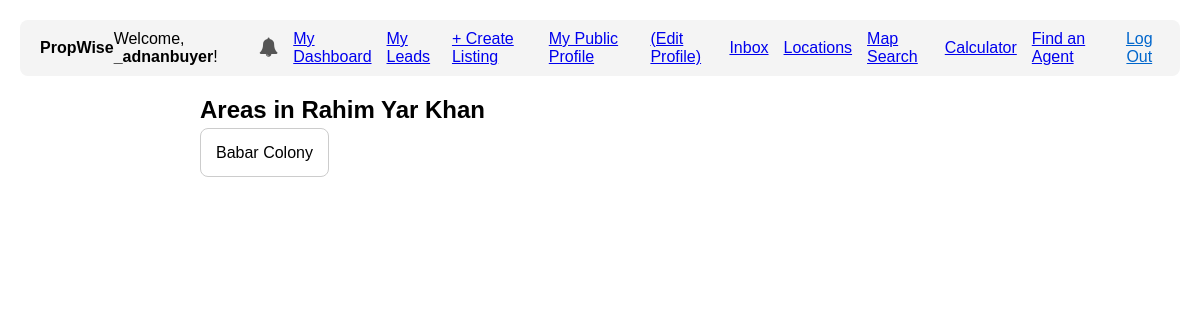
Screenshot of /locations/2/ (signed in) with the database file from the repository.
### accounts/models.py (models this page shows, shortened)
class User(AbstractUser):
    is_agent = models.BooleanField('Is agent', default=False)
    is_buyer = models.BooleanField('Is buyer', default=True) # By default, users are buyers
    phone_number = models.CharField(max_length=20, blank=True)
    profile_picture = models.ImageField(upload_to='profile_pics/', blank=True, null=True)
    favorites = models.ManyToManyField(
        Property,
        related_name="favorited_by",
        blank=True
    )

### locations/models.py (models this page shows, shortened)
class City(models.Model):
    name = models.CharField(max_length=100, unique=True)
    class Meta:
        verbose_name_plural = "Cities" # Fixes "Citys" in the admin panel

class Area(models.Model):
    name = models.CharField(max_length=150)
    city = models.ForeignKey(City, on_delete=models.CASCADE, related_name="areas")
    description = models.TextField(
        blank=True,
        null=True,
        help_text="A detailed description of the neighborhood (e.g., amenities, lifestyle)."
    )
    latitude = models.DecimalField(
        max_digits=9,
        decimal_places=6,
        null=True,
        blank=True,
        help_text="Latitude for the map (e.g., 31.470510)"
    )
    longitude = models.DecimalField(
        max_digits=9,
        decimal_places=6,
        null=True,
        blank=True,
        help_text="Longitude for the map (e.g., 74.394170)"
    )
    class Meta:
        unique_together = ('name', 'city')

### locations/views.py (the view)
# urls.py: path('<int:city_pk>/', views.city_detail_view, name='city_detail'),
def city_detail_view(request, city_pk):
    city = get_object_or_404(City, pk=city_pk)
    areas_in_city = city.areas.all().order_by('name')
    context = {
        'city': city,
        'areas': areas_in_city
    }
    return render(request, 'locations/city_detail.html', context)

### accounts/context_processors.py (called while the page is built)
def notifications(request):
    if request.user.is_authenticated:
        unread_notifs = Notification.objects.filter(
            recipient=request.user,
            is_read=False
        )
        return {
            'notification_count': unread_notifs.count(),
            'notification_list': unread_notifs[:5] # Only show the top 5 in the dropdown
        }
    return {}

### locations/templates/locations/city_detail.html
{% extends 'base.html' %}
{% block content %}
<div class="container" style="margin-top: 20px;">
    <div style="max-width: 800px; margin: auto;">
        <h2 style="margin-bottom: 20px;">Areas in {{ city.name }}</h2>
        <div class="list-group">
            {% for area in areas %}
                <a href="{% url 'area_detail' area_pk=area.pk %}" class="list-group-item list-group-item-action" style="padding: 15px; border: 1px solid #ccc; border-radius: 8px; margin-bottom: 10px; text-decoration: none; color: inherit;">
                    {{ area.name }}
                </a>
            {% empty %}
                <p>No areas have been added for this city yet.</p>
            {% endfor %}
        </div>
    </div>
</div>
{% endblock content %}

### templates/base.html (shortened to what this page needs)
<!DOCTYPE html>
<html lang="en">
<head>
    <link rel="stylesheet" href="https://cdnjs.cloudflare.com/ajax/libs/font-awesome/4.7.0/css/font-awesome.min.css">
</head>
<body>
    <header style="display: flex; justify-content: space-between; align-items: center; padding: 10px 20px; background: #f4f4f4; border-radius: 8px; margin-bottom: 20px;">
       <div>
        <a href="{% url 'homepage' %}" style="text-decoration: none; color: inherit;">
            <strong>PropWise</strong>
        </a>
    </div>
        <nav style="display: flex; align-items: center;">
            {% if user.is_authenticated %}
            <span>
                Welcome, <strong>{{ user.username }}</strong>!
            </span>
            <div class="notif-container" onclick="toggleNotifs()">
                <i class="fa fa-bell notif-icon"></i>
            </div>
            {% if user.is_agent %}
                <a href="{% url 'agent_dashboard' %}" style="margin-left: 15px;">My Dashboard</a>
                <a href="{% url 'my_leads' %}" style="margin-left: 15px;">My Leads</a>
                <a href="{% url 'property_create' %}" style="margin-left: 15px;">+ Create Listing</a>
                <a href="{% url 'agent_profile' pk=user.pk %}" style="margin-left: 15px;">My Public Profile</a>
                <a href="{% url 'profile' %}" style="margin-left: 15px;">(Edit Profile)</a>
            {% else %}
                <a href="{% url 'saved_properties' %}" style="margin-left: 15px;">My Saved Properties</a>
                <a href="{% url 'profile' %}" style="margin-left: 15px;">My Profile</a>
            {% endif %}
            <a href="{% url 'chat_inbox' %}" style="margin-left: 15px;">Inbox</a>
            <a href="{% url 'all_cities' %}" style="margin-left: 15px;">Locations</a>
            <a href="{% url 'map_search' %}" style="margin-left: 15px;">Map Search</a>
            <a href="{% url 'calculator' %}" style="margin-left: 15px;">Calculator</a>
            <a href="{% url 'agent_directory' %}" style="margin-left: 15px;">Find an Agent</a>
            <form action="{% url 'logout' %}" method="post" style="display: inline; margin-left: 15px;">
                <button type="submit" style="
                    background: none;
                    border: none;
                    color: #0066cc;
                    cursor: pointer;
                    text-decoration: underline;
                    padding: 0;
                    font-size: inherit;
                    font-family: inherit;
                ">Log Out</button>
            </form>
            {% endif %}
        </nav>
    </header>
    {% block content %}
    {% endblock content %}
</body>
</html>

### templates/base.html (style rules this page uses)
body { font-family: Arial, sans-serif; margin: 20px; }
.notif-container { position: relative; display: inline-block; margin-left: 15px; cursor: pointer; vertical-align: middle; }
.notif-icon { font-size: 1.2em; color: #555; }

### rows the page displays
User: username "_adnanbuyer"
City: name "Rahim Yar Khan"
Area: name "Babar Colony"
